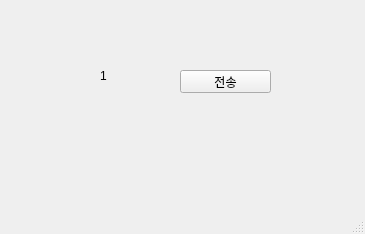
<?xml version="1.0" encoding="UTF-8"?>
<ui version="4.0">
 <class>MainWindow</class>
 <widget class="QMainWindow" name="MainWindow">
  <property name="geometry">
   <rect>
    <x>0</x>
    <y>0</y>
    <width>365</width>
    <height>234</height>
   </rect>
  </property>
  <property name="windowTitle">
   <string>MainWindow</string>
  </property>
  <widget class="QWidget" name="centralwidget">
   <widget class="QPushButton" name="pb">
    <property name="geometry">
     <rect>
      <x>180</x>
      <y>70</y>
      <width>91</width>
      <height>23</height>
     </rect>
    </property>
    <property name="text">
     <string>전송</string>
    </property>
   </widget>
   <widget class="QLabel" name="lbl">
    <property name="geometry">
     <rect>
      <x>100</x>
      <y>70</y>
      <width>56</width>
      <height>12</height>
     </rect>
    </property>
    <property name="text">
     <string>1</string>
    </property>
   </widget>
  </widget>
  <widget class="QMenuBar" name="menubar">
   <property name="geometry">
    <rect>
     <x>0</x>
     <y>0</y>
     <width>365</width>
     <height>21</height>
    </rect>
   </property>
  </widget>
  <widget class="QStatusBar" name="statusbar"/>
 </widget>
 <resources/>
 <connections/>
</ui>
